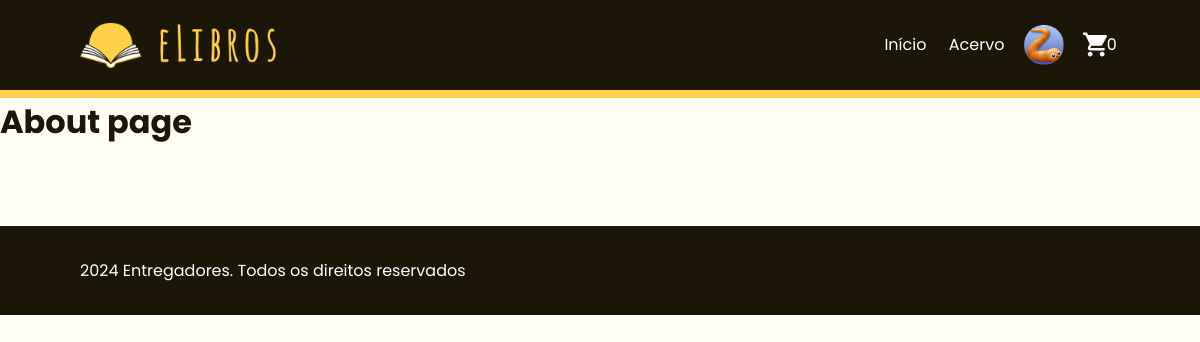
Screenshot of /about/ (signed in) with the database file from the repository.
### accounts/models.py (models this page shows, shortened)
class Cliente(AbstractUser):
    nome = models.CharField(blank=True, null=True, max_length=100)
    CPF = models.CharField(blank=True, null=True, max_length=15)
    foto_de_perfil = models.ImageField(upload_to='fotos_de_perfil/', blank=True, null=True)
    genero_choices = (
        ("F", "Feminino"),
        ("M", "Masculino"),
        ("NB", "Não-binário"),
        ("PND", "Prefiro não dizer"),
        ("OU", "Outro")
    )
    telefone = models.CharField(max_length=15, blank=True, null=True)
    genero = models.CharField(max_length=20, choices=genero_choices, default="F", null=True, blank=True, verbose_name="Identidade de gênero")
    outro_genero = models.CharField(max_length=50, blank=True, null=True, verbose_name="Outro gênero")
    dt_nasc = models.DateField(blank=True, null=True, verbose_name="Data de Nascimento")
    enderecos = models.ManyToManyField(Endereco, related_name="enderecos_do_cliente", blank=True)
    def __str__(self):
        return self.username

### elibrosLoja/models/carrinho.py (models this page shows, shortened)
class Carrinho(models.Model):
    session_id = models.CharField(max_length=100, null=True, blank=True)
    cliente = models.ForeignKey('accounts.Cliente', null=True, related_name="cliente_do_carrinho", on_delete=models.CASCADE)
    items = models.ManyToManyField(ItemCarrinho, related_name="items_do_carrinho", blank=True)
    total = models.DecimalField(max_digits=5, decimal_places=2, default=0.00, blank=True)
    @property
    def numero_itens(self):
        itens = self.items.all()
        quantia = sum([item.quantidade for item in itens])
        return quantia

### elibrosLoja/views.py (the view)
# urls.py: path("about/", AboutPageView.as_view(), name="about"),
class AboutPageView(TemplateView):
    template_name = "elibrosLoja/about.html"

### utils/context_processors.py (called while the page is built)
def carrinho(request):
    try:
        if request.user.is_authenticated:
            carrinho, created = Carrinho.objects.get_or_create(cliente=request.user)
        else:
            carrinho, created = Carrinho.objects.get_or_create(session_id=request.session['session_id'])
    except:
        carrinho = {'total': 0, 'numero_itens': 0}
        print(carrinho)
    return {'carrinho': carrinho}

def cliente(request):
    try:
        cliente = request.user
    except:
        cliente = None
    return {'cliente': cliente}

### templates/elibrosLoja/about.html (shortened to what this page needs)
{% extends '_base.html' %}
{% block content %}
<h1>About page</h1>
{% endblock content %}

### templates/_base.html (shortened to what this page needs)
{% load static %}
<!DOCTYPE html>
<html lang="pt-br">
<head>
  {% block css %}
  <link rel="stylesheet" href="{% static 'css/base.css' %}">
  {% endblock %}
</head>
<body>
  <header>
    <h1><a href="{% url 'inicio' %}"><img src="{% static 'images/logo.png' %}"></a></h1>
    <nav>
      <ul class="navbar-ul">
        <li>
          <a class="nav-link-normal" href="{% url 'inicio' %}">Início</a>
        </li>
        <li>
          <a class="nav-link-normal" href="{% url 'acervo' %}">Acervo</a>
        </li>
        {% if user.is_authenticated %}
        <li id="dropdown">
          <div>
              <div id="perfil">
                {% if cliente.foto_de_perfil %}
                  <img src="{{ cliente.foto_de_perfil.url }}">
                {% else %}
                  <img src="{% static 'images/usuario'%}">
                {% endif %}
              </div>
          </div>
        </li>
        {% endif %}
        <li>
          <a id="carrinho" class="nav-link" href="{% url 'carrinho' %}">
            <img src="{% static 'images/icons/carrinho.svg' %}">
            <span class="carrinho-quantidade">{{carrinho.numero_itens}}</span>
          </a>
        </li>
      </ul>
    </nav>
  </header>
  {% block content %}{% endblock content %}
  <footer>
    <p>2024 Entregadores. Todos os direitos reservados</p>
  </footer>
</body>
</html>

### static/css/base.css (style rules this page uses)
body { background-color: #FFFFF5; width: 100%; }
a { text-decoration: none; }
* { margin: 0; padding: 0; font-family: Poppins; color: #1C1607; }
header { padding: 1em 5em; border-bottom: 8px #FFD147 solid; display: flex; flex-direction: row; justify-content: space-between; background-color: #1C1607; }
header h1 a { display: flex; }
header h1 a img { width: 200px; }
header nav { display: flex; }
header nav ul { gap: 1em; list-style-type: none; display: flex; flex-direction: row; }
header nav ul li { display: flex; align-items: center; justify-content: center; }
header nav ul li a { color: #FFF; padding: 0 0.2em; text-decoration: none; display: flex; }
.nav-link-normal { position: relative; }
.nav-link-normal:before { content: ""; position: absolute; width: 100%; height: 1px; bottom: -1px; left: 0; background-color: #FFD147; visibility: hidden; -webkit-transform: scaleX(0); transform: scaleX(0); -webkit-transition: all 0.17s ease-in-out 0s; transition: all 0.17s ease-in-out 0s; }
#carrinho img { width: 24px; }
.carrinho-quantidade { color: white; }
#perfil { display: flex; align-items: center; justify-content: center; }
#perfil img { width: 40px; height: 40px; border-radius: 40px; }
#dropdown { position: relative; }
footer { margin-top: 5em; padding: 2em 5em; background-color: #1C1607; }
footer p { color: #fff; }

### rows the page displays
Cliente: foto_de_perfil (picture)
Carrinho: numero_itens "0"
